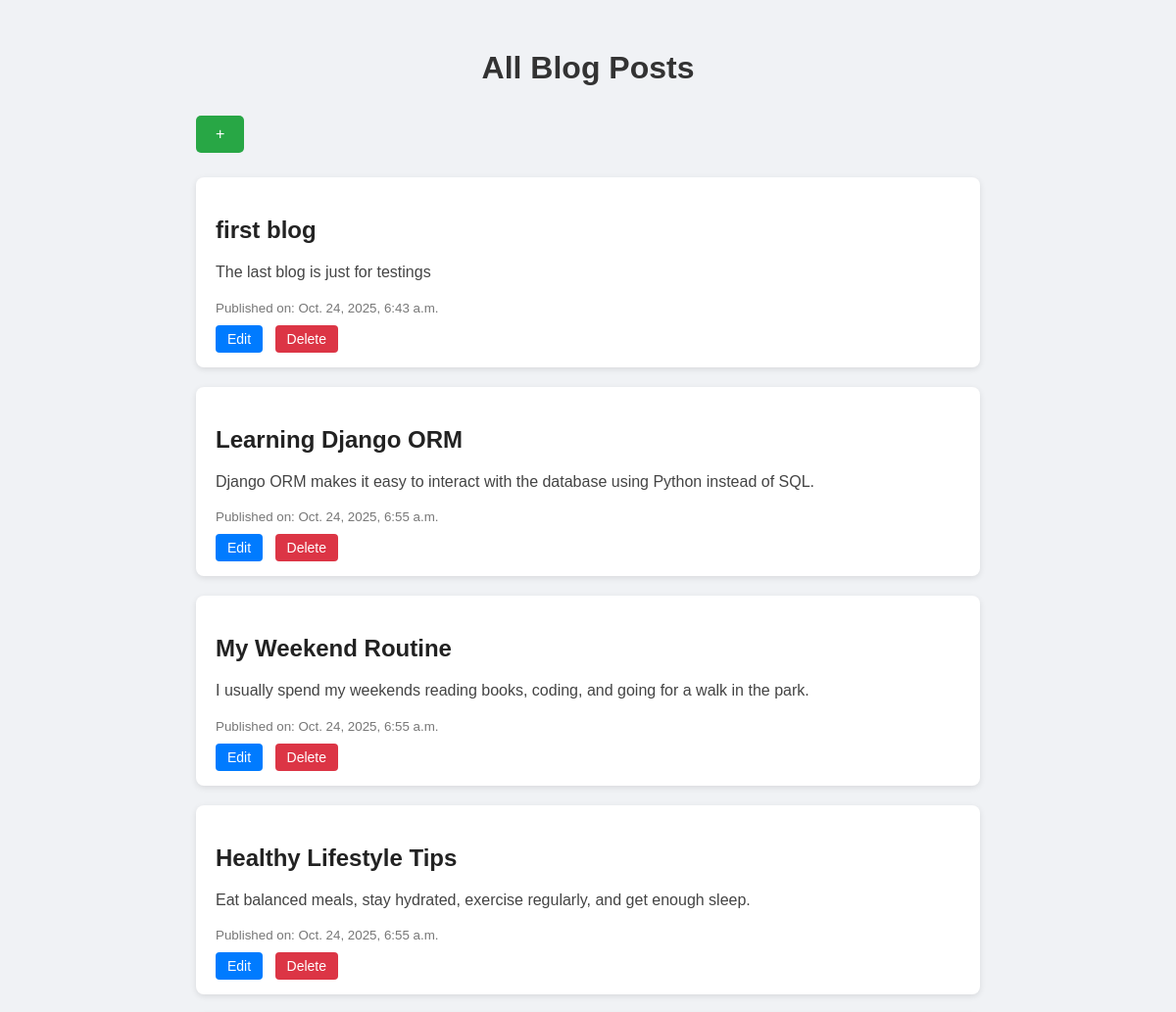
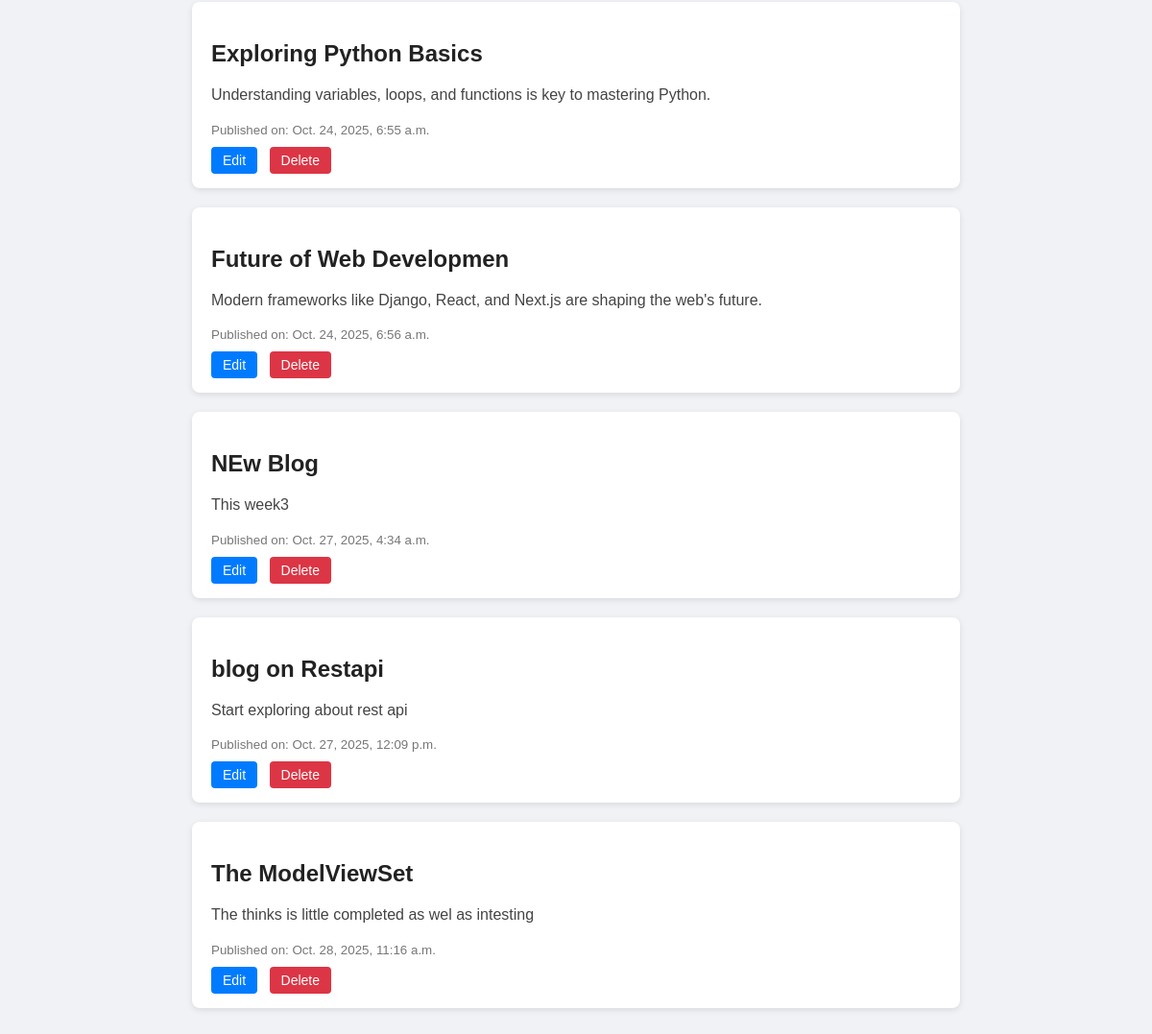
/blogs/, run on an earlier commit of the app's database (2 pictures, top to bottom).
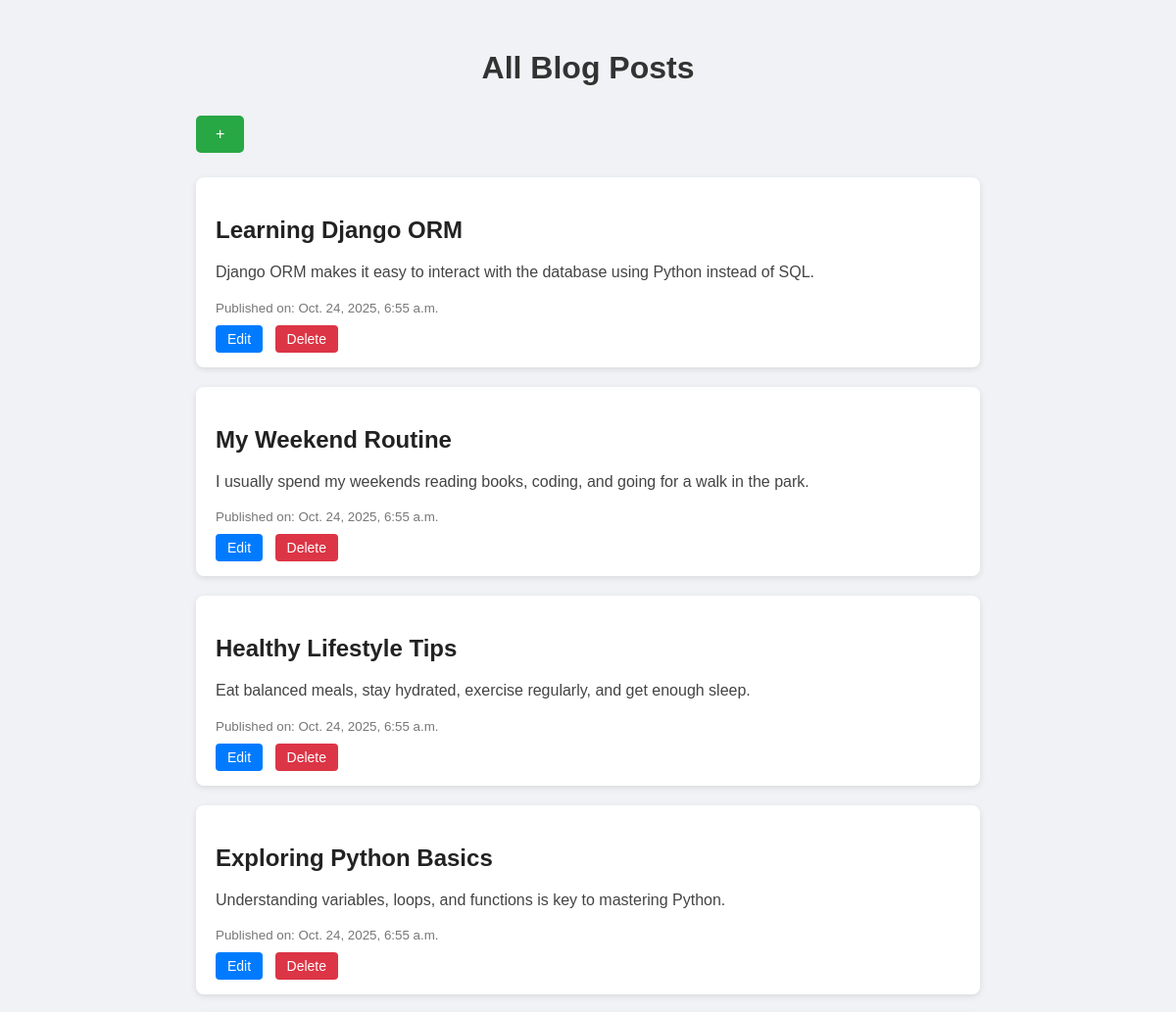
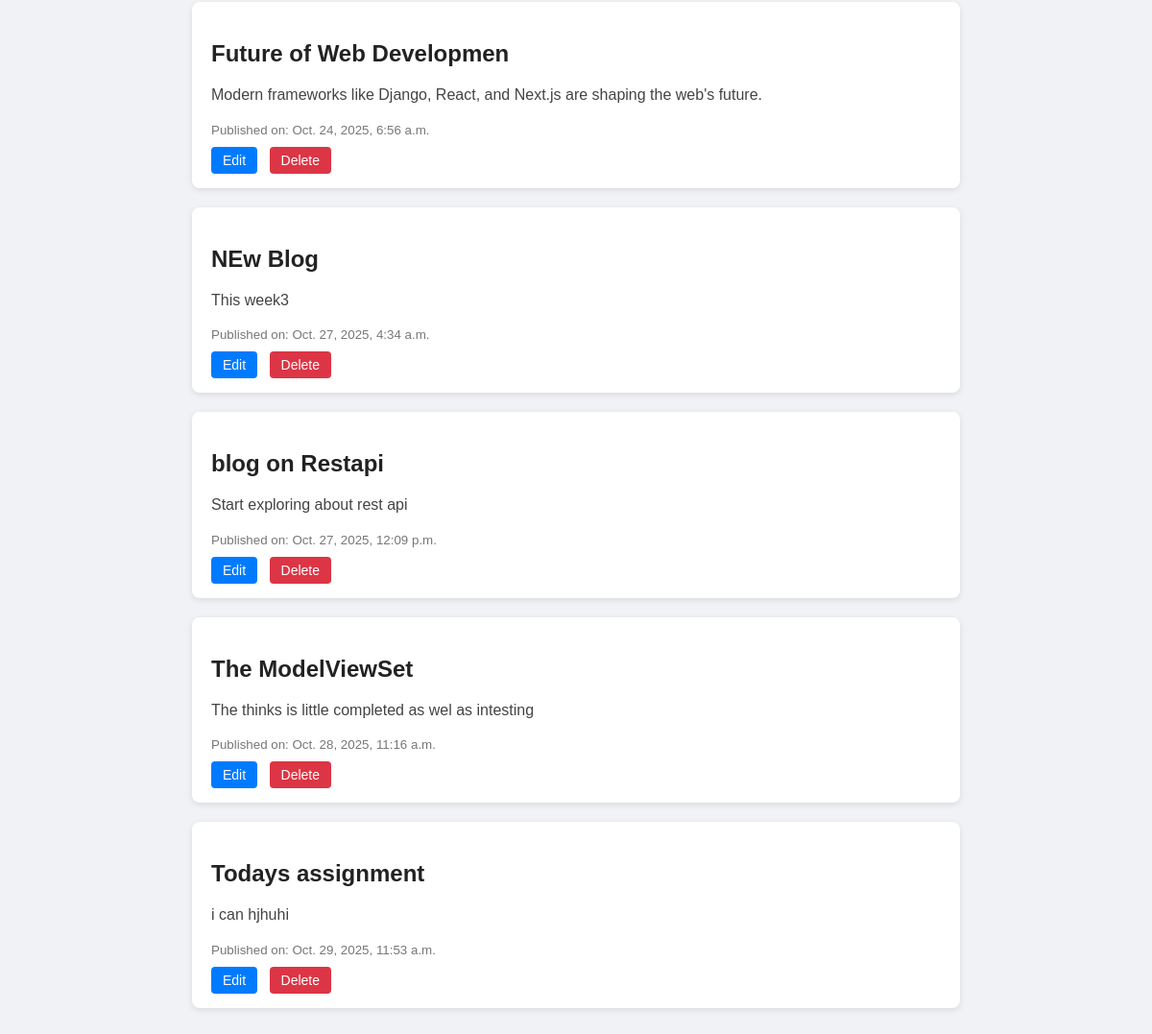
And on a later commit of the database (2 pictures, top to bottom).
### home/models.py (models this page shows, shortened)
class Blog(models.Model):
    title = models.CharField(max_length=200, default="Untitled")
    content = models.TextField()
    created_at = models.DateTimeField(auto_now_add=True)

### home/views.py (the view)
# urls.py: path('blogs/', blog_list, name='blog_list'),
def blog_list(request):
    blogs = Blog.objects.all()
    return render(request, 'blog_list.html', {'blogs': blogs})

### home/templates/blog_list.html (shortened to what this page needs)
{% load static %}
<!DOCTYPE html>
<html lang="en">
<head>
</head>
<body>
    <div class="container">
        <h1>All Blog Posts</h1>
        <a href="{% url 'create_blog' %}" class="create-btn">+</a>
        {% for blog in blogs %}
            <div class="blog-post">
                <h2>{{ blog.title }}</h2>
                <p>{{ blog.content }}</p>
                <small>Published on: {{ blog.created_at }}</small>
                <div class="links">
                    <a href="{% url 'edit_blog' blog.id %}" class="edit-link">Edit</a>
                    <a href="{% url 'delete_blog' blog.id %}" class="delete-link">Delete</a>
                </div>
            </div>
        {% empty %}
            <p>No blog posts yet!</p>
        {% endfor %}
    </div>
</body>
</html>

What changed in the data, as far as the page shows it:
removed Blog: title "first blog", content "The last blog is just for testings", created_at "Oct. 24, 2025, 6:43 a.m."
added Blog: title "Todays assignment", content "i can hjhuhi", created_at "Oct. 29, 2025, 11:53 a.m."
